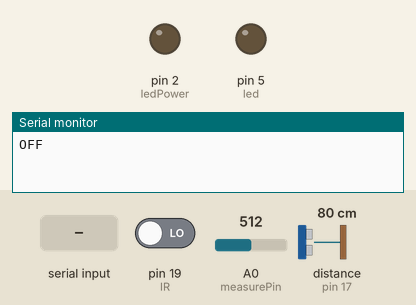
Bench run of a sketch on a simulated Arduino Uno, built with avr-gcc and run on an emulated ATmega328P. On the bench: output pins drawn as LEDs (lit = HIGH), the last lines printed to the serial monitor. Wiring (inferred from the names in the program): ultrasonic range finder: trigger pin 16; echo pin 17. The inputs (shaded band) are chosen by the test bench; at power-on: distance to the obstacle (sensor on pin 17) 80 cm, A0 (measurePin) = 512, pin 19 (IR) LOW. The echo pulse lasts 58.3 µs per cm; pins used as bus, display or sensor lines are not drawn.

Above: at 1.2 s.
1.3 s: "TURN ON" received over Serial
At 2.3 s:
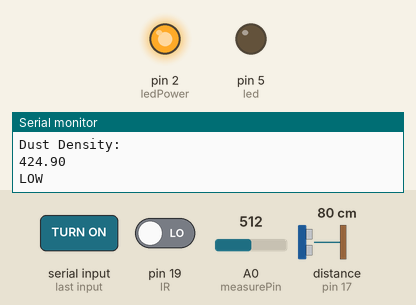
At 3.4 s:
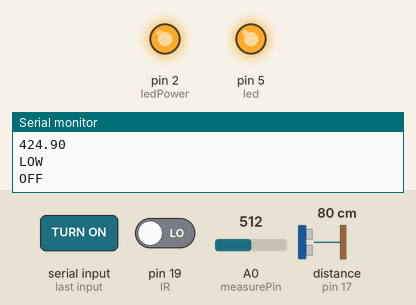
4.0 s: "MEDIUM" received over Serial
At 6.0 s:
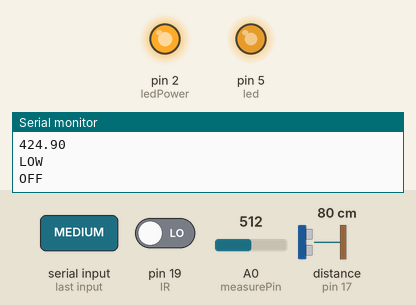
6.5 s: "C" received over Serial
At 8.5 s:
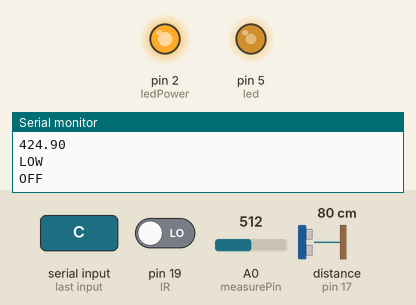
9.0 s: distance to the obstacle (sensor on pin 17) set to 7 cm
10.5 s: distance to the obstacle (sensor on pin 17) set to 4 cm
17.0 s: A0 (measurePin) set to 733
18.5 s: A0 (measurePin) set to 755
Timing chart, 0 to 21.5 s (numbered marks = the images above; inputs shaded):
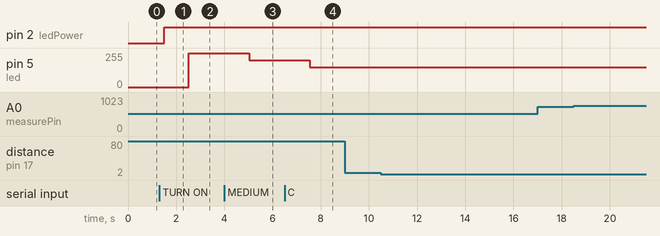

Measured:
- after the input at 1.3 s, pin 5 (led): 0/255 → 255/255 after 1.2 s
- after the input at 4.0 s, pin 5 (led): 255/255 → 200/255 after 1.0 s
- after the input at 6.5 s, pin 5 (led): 200/255 → 150/255 after 1.1 s

The sketch:

sketch_nov05b.ino
```cpp
const int TRIG_PIN = 16; // Arduino pin connected to Ultrasonic Sensor's TRIG pin
const int ECHO_PIN = 17; // Arduino pin connected to Ultrasonic Sensor's ECHO pin
float duration_us, distance_cm;

String cdata;
String textMessage;
int command;

int led = 5;


int measurePin = A0; //Connect dust sensor to Arduino A0 pin
int ledPower = 2;   //Connect 3 led driver pins of dust sensor to Arduino D2

int samplingTime = 280;
int deltaTime = 40;
int sleepTime = 9680;

float voMeasured = 0;
float calcVoltage = 0;
float dustDensity = 0;

void setup()
{

 Serial.begin(115200);

 pinMode(TRIG_PIN, OUTPUT); // set arduino pin to output mode
 pinMode(ECHO_PIN, INPUT);  // set arduino pin to input mode

 pinMode(led, OUTPUT);

 pinMode(ledPower,OUTPUT);

 digitalWrite(led, LOW);
}
//text message
void control_speed()
{
   if(Serial.available()>0){
   textMessage = Serial.readString();
    Serial.println(textMessage);
    //updateSerial();
    delay(10);
  }
  if(textMessage.indexOf("TURN ON")>=0)
  {
    analogWrite(led, 255);
    }
  if(textMessage.indexOf("MEDIUM")>=0)
    {
      analogWrite(led, 200);
      }
      if(textMessage.indexOf("LOWEST")>=0)
    {
      analogWrite(led, 150);
      }
      if(textMessage.indexOf("TURN OFF")>=0)
    {
      analogWrite(led, 0);
      }
}

void highest()
{
  analogWrite(led, 255);
  }
void medium()
{
  analogWrite(led, 200);
  }
void lowest()
{
  analogWrite(led, 150);
  }
  void stop_mos()
{
  analogWrite(led,0);
  }
void loop()
{
  // code

 while(Serial.available()){
  command = Serial.read();

      if (command == 'O') highest();
      else if (command == 'M') medium();
      else if (command == 'C') lowest();
      else if (command == 'P') stop_mos();
      //else if (command == "A") smart();
  }

  // generate 10-microsecond pulse to TRIG pin
  digitalWrite(TRIG_PIN, HIGH);
  delayMicroseconds(10);
  digitalWrite(TRIG_PIN, LOW);

  // measure duration of pulse from ECHO pin
  duration_us = pulseIn(ECHO_PIN, HIGH);
  // calculate the distance
  distance_cm = 0.017 * duration_us;


  // print the value to Serial Monitor
  //Serial.print("distance: ");
  //Serial.print(distance_cm);
  //Serial.println(" cm");

  //Serial.println(a);
  delay(500);

  int sdata1 = digitalRead(19);        //IR SENSOR
  //Serial.println(sdata1);
  int sdata2 = round(distance_cm);    //ULTRASOUND SENSOR
  //Serial.println(sdata2);

  if((sdata1 == 1) || (sdata2 <= 5))
  {

      Serial.println("ON");

    }
    else
    {
      Serial.println("OFF");
      }
   //cdata = cdata + sdata1+","+sdata2; // comma will be used a delimeter
   //Serial.println(cdata);

   delay(1000);
   cdata = "";

  digitalWrite(ledPower,LOW); // power on the LED
  delayMicroseconds(samplingTime);

  voMeasured = analogRead(measurePin); // read the dust value

  delayMicroseconds(deltaTime);
  digitalWrite(ledPower,HIGH); // turn the LED off
  delayMicroseconds(sleepTime);

  // 0 - 5V mapped to 0 - 1023 integer values
  // recover voltage
  calcVoltage = voMeasured * (5.0 / 1024.0);

  // linear eqaution taken from http://www.howmuchsnow.com/arduino/airquality/
  // Chris Nafis (c) 2012
  dustDensity = 170 * calcVoltage - 0.1;


  Serial.println("Raw Signal Value (0-1023):");
  Serial.println(voMeasured);

  Serial.println("Voltage:");
  Serial.println(calcVoltage);

  Serial.println("Dust Density:");
  Serial.println(dustDensity); // unit: (muy) ug/m3

  if(dustDensity > 620)
  {
    Serial.println("HIGH");
    }
  else{
    Serial.println("LOW");
    }

  delay(1000);

}
```
